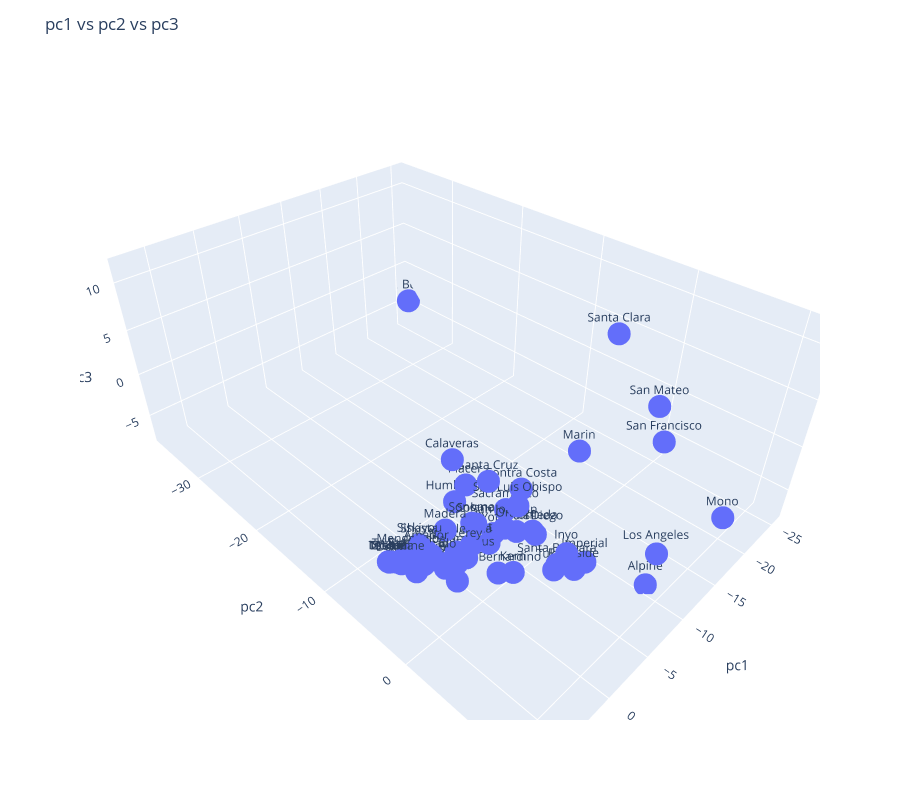

The cell this chart's notebook holds for it:
### Markdown cell above
### Plot the Counties by the largest two principal components
We can see that there is an outlier, San Benito, and there seems to be two distinct clusters, which we will explore later

### Code cell
fig = px.scatter_3d(data_frame=pc_df, x='pc1', y='pc2', z='pc3', text=list(california_cases['County_x']))
fig.update_traces(textposition='top center')
fig.update_layout(
    height=800,
    title_text='pc1 vs pc2 vs pc3'
)

fig.show()

### Figure 1 — Plotly figure (JSON) as saved in the notebook; plotly's stock layout.template omitted (floating-point values rounded to 4 significant figures)
{"data": [{"hovertemplate": "pc1=%{x}<br>pc2=%{y}<br>pc3=%{z}<br>text=%{text}<extra></extra>", "legendgroup": "", "marker": {"color": "#636efa", "symbol": "circle"}, "mode": "markers+text", "name": "", "scene": "scene", "showlegend": false, "text": ["Alameda", "Alpine", "Amador", "Butte", "Calaveras", "Colusa", "Contra Costa", "Del Norte", "El Dorado", "Fresno", "Glenn", "Humboldt", "Imperial", "Inyo", "Kern", "Kings", "Lake", "Lassen", "Los Angeles", "Madera", "Marin", "Mariposa", "Mendocino", "Merced", "Modoc", "Mono", "Monterey", "Napa", "Nevada", "Orange", "Placer", "Plumas", "Riverside", "Sacramento", "San Benito", "San Bernardino", "San Diego", "San Francisco", "San Joaquin", "San Luis Obispo", "San Mateo", "Santa Barbara", "Santa Clara", "Santa Cruz", "Shasta", "Sierra", "Siskiyou", "Solano", "Sonoma", "Stanislaus", "Sutter", "Tehama", "Trinity", "Tulare", "Tuolumne", "Ventura", "Yolo", "Yuba"], "textposition": "top center", "type": "scatter3d", "x": [-2.574, -10.42, 4.953, 6.504, 1.471, 5.826, -2.793, 6.572, 4.874, 3.078, 5.801, -0.6389, -5.943, -4.565, -0.5761, 3.36, 6.7, 7.494, -11.63, 3.044, -6.596, 5.88, 6.151, 3.96, 7.494, -16.76, 3.038, 3.039, 1.921, -1.411, -0.0651, 5.264, -5.076, -1.507, -25.57, 0.4804, -3.047, -14.0, -0.5553, -1.59, -13.63, -3.757, -13.83, -0.2949, 5.125, 7.494, 5.334, 1.125, 1.15, 2.368, 3.826, 7.321, 7.446, -3.505, 6.981, 0.682, -0.111, 4.681], "y": [2.497, 8.639, -1.323, -2.12, -2.136, -1.66, 0.9421, -2.078, -1.115, -0.03326, -1.605, -3.969, 5.36, 4.478, 2.471, 0.3046, -2.145, -2.666, 8.48, -1.292, 3.185, -1.445, -1.981, -0.3832, -2.666, 11.08, -0.1466, -0.2048, 0.3439, 1.859, -2.234, -1.263, 5.007, 0.5955, -36.76, 1.844, 2.429, 6.067, 1.383, 1.689, 5.312, 4.237, 0.7543, -0.1671, -1.913, -2.666, -1.64, -0.01429, -0.3973, 0.2839, -0.4175, -2.558, -2.627, 4.163, -2.347, 0.9805, 0.6753, -1.088], "z": [-0.2003, -7.651, 0.3648, 0.1588, 6.567, -0.3055, 2.971, -0.2043, -0.42, -1.354, -0.4671, -0.1565, -4.009, -2.658, -3.247, -2.806, -0.2281, 0.2007, -5.011, 1.226, 5.76, -1.182, 0.4151, -1.464, 0.2007, -2.656, -0.239, -0.86, 0.03638, 0.1378, 3.099, -0.7412, -4.448, 1.49, -4.512, -2.977, -0.9331, 4.04, 0.7529, 2.553, 7.321, -3.43, 11.79, 4.623, 0.7627, 0.2007, 0.9088, 1.401, 1.224, -1.05, -1.068, 0.131, 0.1495, -3.938, 0.01402, -0.2271, 0.008462, -0.06854]}], "layout": {"height": 800, "legend": {"tracegroupgap": 0}, "margin": {"t": 60}, "scene": {"domain": {"x": [0, 1], "y": [0, 1]}, "xaxis": {"title": {"text": "pc1"}}, "yaxis": {"title": {"text": "pc2"}}, "zaxis": {"title": {"text": "pc3"}}}, "title": {"text": "pc1 vs pc2 vs pc3"}}}
